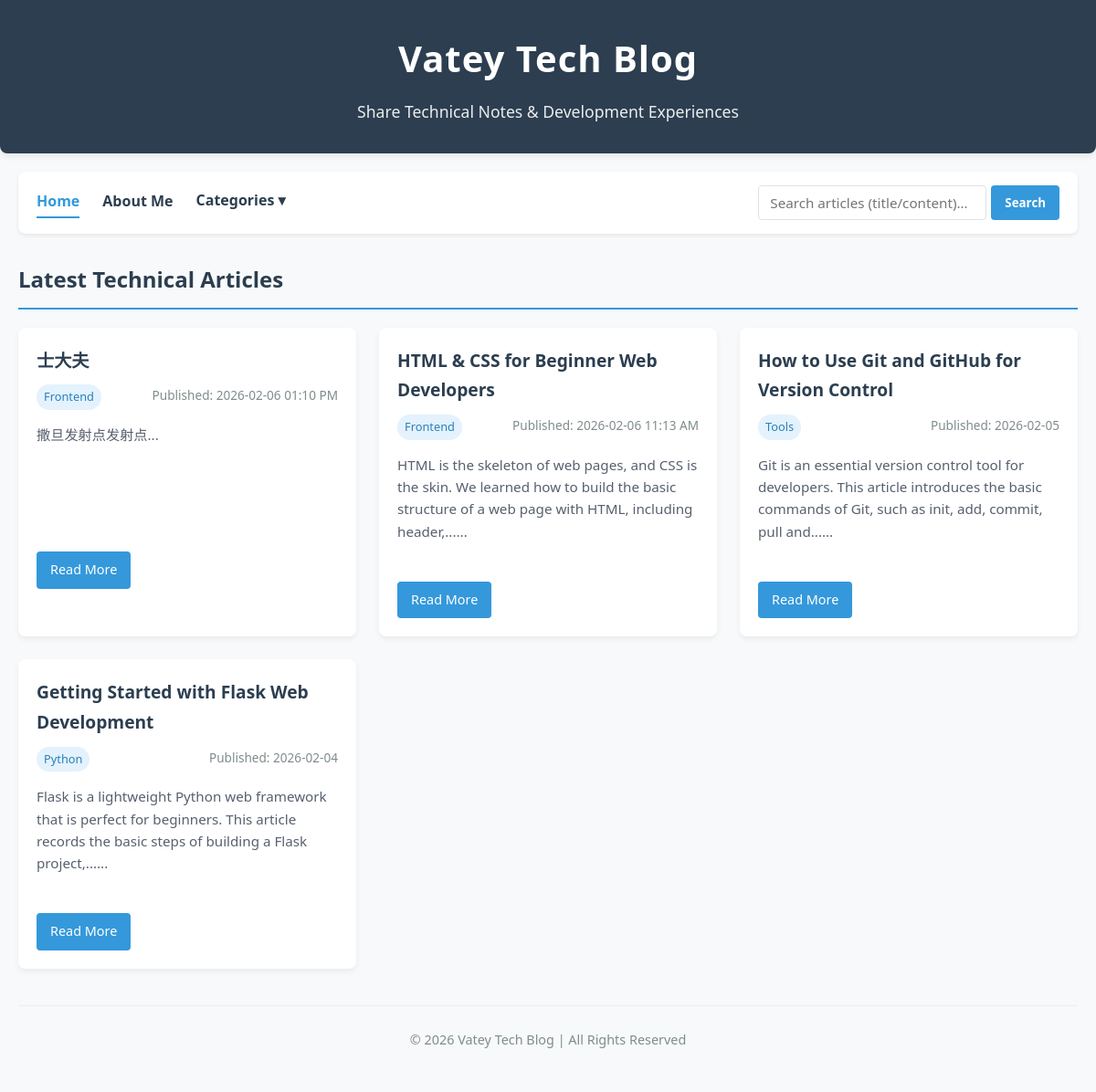
Before: / with the older database file.
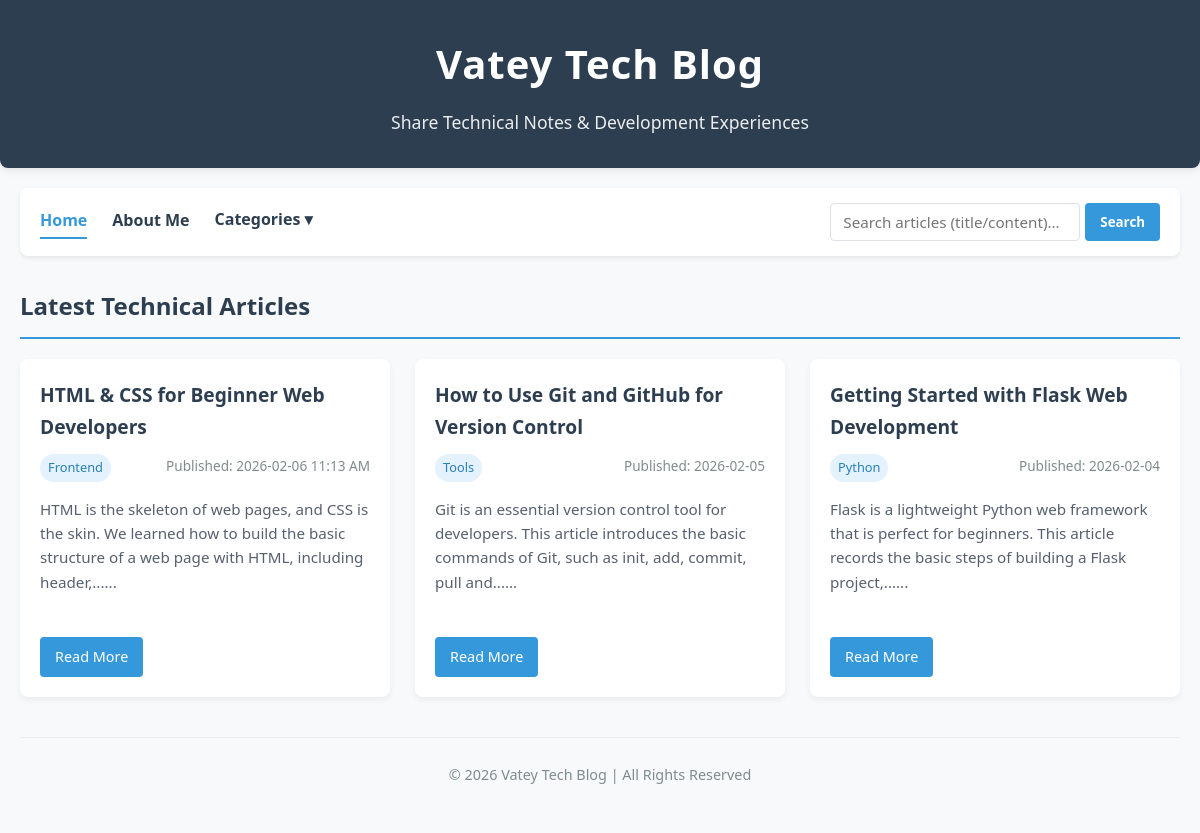
After: the same page with the newer database file.
### tables this page shows
CREATE TABLE posts (
                id INTEGER PRIMARY KEY AUTOINCREMENT,
                title TEXT NOT NULL,
                category TEXT NOT NULL,
                content TEXT NOT NULL,
                date TEXT NOT NULL
            );

### app.py (the view)
@app.route('/')
def index():
    search_query = request.args.get('query', '').strip()
    conn = get_db_connection()
    posts = conn.execute('SELECT * FROM posts ORDER BY id DESC').fetchall()
    if search_query:
        posts = conn.execute('''
            SELECT * FROM posts
            WHERE title LIKE ? OR content LIKE ?
            ORDER BY id DESC
        ''', (f'%{search_query}%', f'%{search_query}%')).fetchall()  # %通配符匹配任意字符
    else:
        posts = conn.execute('SELECT * FROM posts ORDER BY id DESC').fetchall()
    conn.close()
    return render_template(
        'index.html',
        data=BLOG_GLOBAL_DATA,
        categories=get_all_categories(),
        posts=posts,
        search_query=search_query  # 传递搜索词回显到搜索框
    )

### utils/db.py (called while the page is built)
def get_db_connection():
    conn = sqlite3.connect(DATABASE)
    conn.row_factory = sqlite3.Row  # 字典形式返回结果
    return conn

def get_all_categories():
    conn = get_db_connection()
    categories = conn.execute('SELECT DISTINCT category FROM posts ORDER BY category').fetchall()
    conn.close()
    return [cat['category'] for cat in categories]

### templates/index.html (shortened to what this page needs)
<!DOCTYPE html>
<html lang="en">
<head>
    <link rel="stylesheet" href="{{ url_for('static', filename='css/style.css') }}">
</head>
<body>
    <header>
        <h1>{{ data.title }}</h1>
        <p>{{ data.subtitle }}</p>
    </header>
    <div class="nav-search-container">
        <div class="nav-links">
            <a href="{{ url_for('index') }}" class="{% if request.path == '/' %}active{% endif %}">Home</a>
            <a href="{{ url_for('about') }}" class="{% if request.path == '/about' %}active{% endif %}">About Me</a>
            {% if categories %}
                <div class="dropdown">
                    <button class="dropdown-btn">Categories ▾</button>
                </div>
            {% endif %}
        </div>
        <form class="search-form" action="/" method="GET">
            <input type="text" name="query" placeholder="Search articles (title/content)..." value="{{ request.args.get('query', '') }}">
            <button type="submit">Search</button>
        </form>
    </div>
    <main>
        <h2 class="category-title">
            {% if request.args.get('query') %}
                Search Results for: "{{ request.args.get('query') }}"
            {% else %}
                {{ data.latest_article_tip }}
            {% endif %}
        </h2>
        {% if posts %}
            <div class="articles-grid">
                {% for post in posts %}
                    <div class="article-card">
                        <h3><a href="/article/{{ post.id }}">{{ post.title }}</a></h3>
                        <div class="article-meta">
                            <span class="category-tag">{{ post.category }}</span>
                            <span>Published: {{ post.date }}</span>
                        </div>
                        <p class="article-excerpt">{{ post.content|striptags|truncate(150) }}...</p>
                        <a href="/article/{{ post.id }}" class="read-more">Read More</a>
                    </div>
                {% endfor %}
            </div>
        {% endif %}
    </main>
    <footer>
        <p>© 2026 {{ data.title }} | All Rights Reserved</p>
    </footer>
</body>
</html>

### static/css/style.css (style rules this page uses)
* { margin: 0; padding: 0; box-sizing: border-box; font-family: 'Segoe UI', Tahoma, Geneva, Verdana, sans-serif; }
body { background-color: #f8f9fa; color: #2d3436; line-height: 1.7; padding: 0; margin: 0 auto; max-width: 1200px; }
header { text-align: center; padding: 30px 20px; background-color: #2c3e50; color: white; border-radius: 0 0 8px 8px; margin-bottom: 20px; box-shadow: 0 2px 8px rgba(0,0,0,0.1); }
header h1 { font-size: 2.5rem; margin-bottom: 10px; letter-spacing: 1px; }
header p { font-size: 1.1rem; opacity: 0.9; font-weight: 300; }
.nav-search-container { display: flex; flex-wrap: wrap; justify-content: space-between; align-items: center; padding: 15px 20px; background-color: white; border-radius: 8px; box-shadow: 0 2px 4px rgba(0,0,0,0.08); margin: 0 20px 30px; gap: 15px; }
.nav-links { display: flex; flex-wrap: wrap; gap: 25px; align-items: center; }
.nav-links a { text-decoration: none; color: #2c3e50; font-weight: 600; font-size: 1rem; transition: all 0.3s ease; padding: 6px 0; line-height: 1.2; border-bottom: 2px solid transparent; }
.nav-links a:hover, .nav-links a.active { color: #3498db; border-bottom: 2px solid #3498db; }
.dropdown { position: relative; display: inline-block; padding-bottom: 2px; }
.dropdown-btn { background: none; border: none; outline: none; cursor: pointer; margin: 0; padding: 0; color: #2c3e50; font-weight: 600; font-size: 1rem; cursor: pointer; padding: 6px 0; line-height: 1.2; border-bottom: 2px solid transparent; transition: all 0.3s ease; display: flex; align-items: center; gap: 3px; display: inline-block; }
.search-form { display: flex; gap: 5px; }
.search-form input { padding: 8px 12px; border: 1px solid #dee2e6; border-radius: 4px; outline: none; font-size: 0.95rem; width: 250px; transition: border 0.3s; }
.search-form button { padding: 8px 15px; border: none; border-radius: 4px; background-color: #3498db; color: white; font-weight: 600; cursor: pointer; transition: background 0.3s; }
main { padding: 0 20px; margin-bottom: 40px; }
.category-title { color: #2c3e50; margin-bottom: 20px; padding-bottom: 10px; border-bottom: 2px solid #3498db; font-size: 1.5rem; }
.articles-grid { display: grid; grid-template-columns: repeat(auto-fill, minmax(350px, 1fr)); gap: 25px; margin-top: 20px; }
.article-card { background-color: white; border-radius: 8px; box-shadow: 0 3px 6px rgba(0,0,0,0.06); padding: 20px; transition: transform 0.3s ease, box-shadow 0.3s ease; }
.article-card h3 { margin-bottom: 10px; }
.article-card h3 a { text-decoration: none; color: #2c3e50; transition: color 0.3s; font-size: 1.2rem; }
.article-meta { color: #7f8c8d; font-size: 0.85rem; margin-bottom: 15px; display: flex; justify-content: space-between; }
.category-tag { padding: 3px 8px; background-color: #e3f2fd; color: #2980b9; border-radius: 20px; font-size: 0.8rem; font-weight: 500; }
.article-excerpt { color: #57606f; font-size: 0.95rem; margin-bottom: 20px; line-height: 1.6; min-height: 120px; }
.read-more { text-decoration: none; color: white; background-color: #3498db; padding: 8px 15px; border-radius: 4px; font-size: 0.9rem; font-weight: 500; transition: background 0.3s; display: inline-block; }
footer { text-align: center; padding: 25px 20px; color: #7f8c8d; font-size: 0.9rem; border-top: 1px solid #eee; margin: 0 20px 20px; }

Changed rows visible on the page:
removed posts: title "士大夫", category "Frontend", date "2026-02-06 01:10 PM", content "撒旦发射点发射点"
